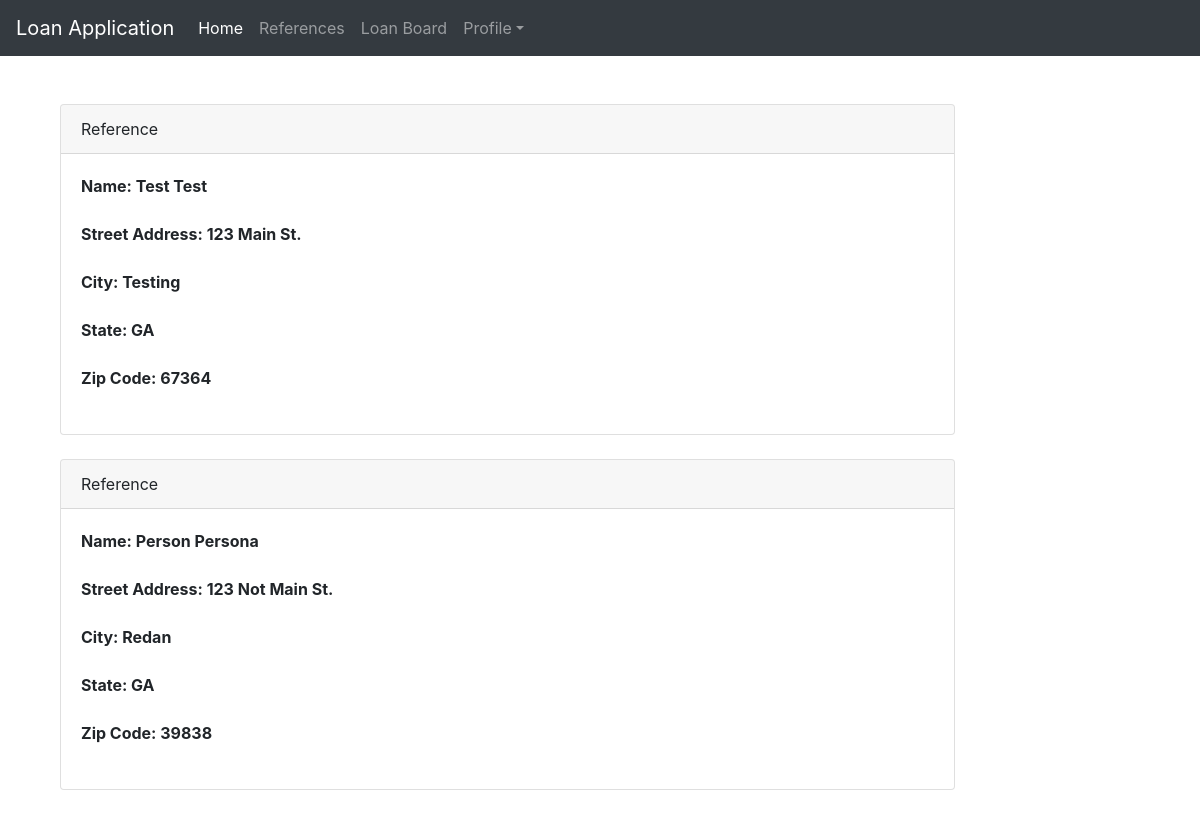
The page /forms/references_view.php (signed in) on the database its author committed.
### tables this page shows
CREATE TABLE `customer_references` (
  `reference_id` int(11) NOT NULL,
  `customer_id` int(11) NOT NULL,
  `ref_first_name` varchar(255) NOT NULL,
  `ref_last_name` varchar(255) NOT NULL,
  `ref_phone` varchar(255) NOT NULL,
  `address_line_one` varchar(255) NOT NULL,
  `city_name` varchar(255) NOT NULL,
  `state_cd` varchar(2) NOT NULL,
  `postal_cd` varchar(64) NOT NULL,
  `lastmod` timestamp NOT NULL DEFAULT CURRENT_TIMESTAMP ON UPDATE CURRENT_TIMESTAMP
);

### forms/references_view.php (the view, shortened to what this page needs)
<?php
  include_once $_SERVER['DOCUMENT_ROOT'] . '/bdpa-loans/web-assets/tpl/app_header.php';
  include_once $_SERVER['DOCUMENT_ROOT'] . '/bdpa-loans/web-assets/tpl/app_nav.php';
  ?>
<div class="col-md-10">
      <?php
      $cust_id = $_SESSION['customer_id'];
        $view_ref_sql = <<<SQL
          SELECT * FROM customer_references WHERE customer_id = $cust_id;
SQL;
        $ref_result = $dbh->query($view_ref_sql);
        if ($ref_result) {
          while ($row = $ref_result->fetch_assoc()) {
            $ref_echo = "
            <div class='card my-4'>
                <div class='card-header'>Reference</div>
                <div class='card-body'>
                  <p class='card-text font-weight-bold'>
            Name: " . $row['ref_first_name'] . " " . $row['ref_last_name'] . "<br><br>
            Street Address: " . $row['address_line_one'] . "<br><br>
            City: " . $row['city_name'] . "<br><br>
            State: " . $row['state_cd'] . "<br><br>
            Zip Code: " . $row['postal_cd'] . "<br><br>
            </div>
          </div>
            ";
            echo $ref_echo;
          }
        }
          ?>

### rows shown on the page
customer_references: ref_first_name "Test", ref_last_name "Test", address_line_one "123 Main St.", city_name "Testing", state_cd "GA", postal_cd "67364"
customer_references: ref_first_name "Person", ref_last_name "Persona", address_line_one "123 Not Main St.", city_name "Redan", state_cd "GA", postal_cd "39838"
